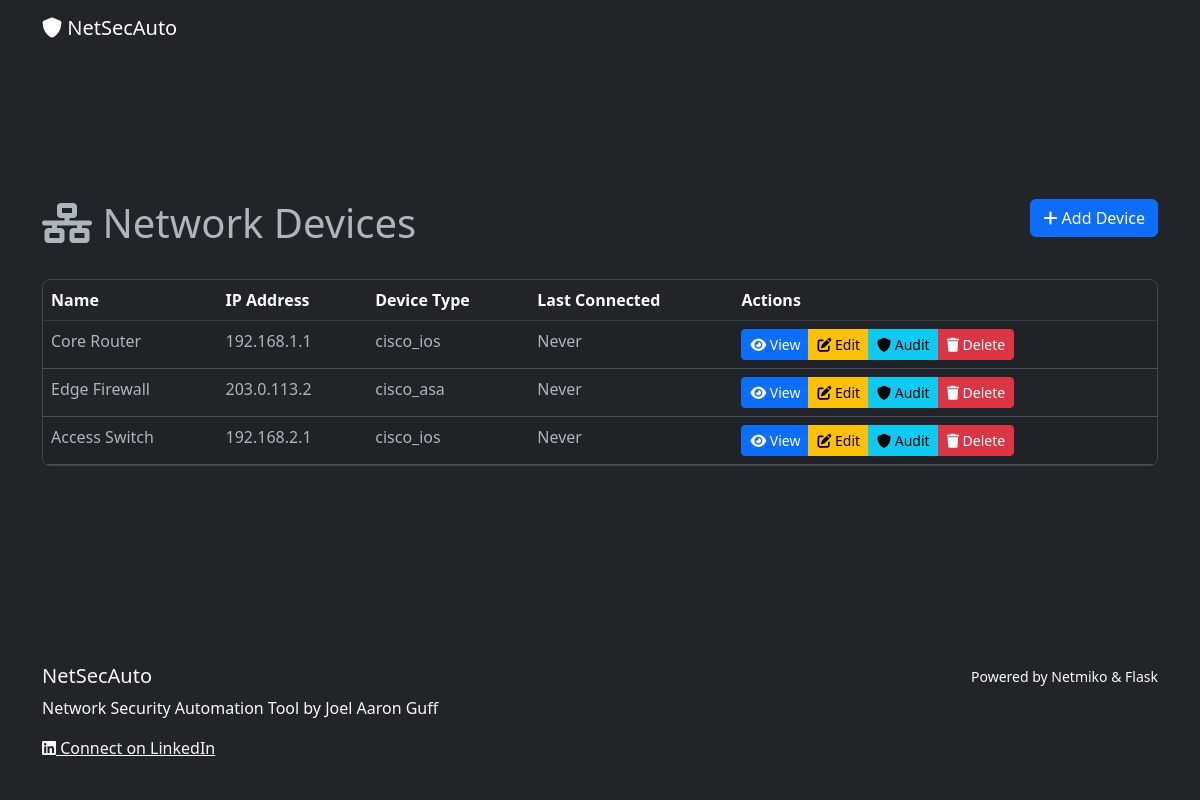
Screenshot of /devices (signed in) with the database file from the repository.
### models.py (models this page shows, shortened)
class Device(db.Model):
    __tablename__ = 'device'
    id: Mapped[int] = db.Column(db.Integer, primary_key=True)
    name: Mapped[str] = db.Column(db.String(64), nullable=False)
    ip_address: Mapped[str] = db.Column(db.String(64), nullable=False)
    device_type: Mapped[str] = db.Column(db.String(32), nullable=False)
    username: Mapped[Optional[str]] = db.Column(db.String(64))
    password: Mapped[Optional[str]] = db.Column(db.String(128))  # In production, encrypt passwords
    created_at: Mapped[datetime] = db.Column(db.DateTime, default=datetime.utcnow)
    last_connected: Mapped[Optional[datetime]] = db.Column(db.DateTime)
    audits: Mapped[List["SecurityAudit"]] = relationship('SecurityAudit', backref='device', lazy=True)
    backups: Mapped[List["ConfigBackup"]] = relationship('ConfigBackup', backref='device', lazy=True)

### app.py (the view)
@app.route('/devices')
@login_required
def devices():
    all_devices = Device.query.all()
    return render_template('devices.html', devices=all_devices)

### app_init.py (called while the page is built)
@login_manager.user_loader
def load_user(user_id):
    from models import User
    try:
        return User.query.get(int(user_id))
    except ValueError:
        return User.query.get(user_id)

### templates/devices.html (shortened to what this page needs)
{% extends "layout.html" %}
{% block content %}
<div class="row mb-4">
    <div class="col-md-8">
        <h1><i class="fas fa-network-wired"></i> Network Devices</h1>
    </div>
    <div class="col-md-4 text-end">
        {% if not add_mode %}
        <button class="btn btn-primary" data-bs-toggle="modal" data-bs-target="#addDeviceModal">
            <i class="fas fa-plus"></i> Add Device
        </button>
        {% endif %}
    </div>
</div>
{% if add_mode %}
<div class="row">
    <div class="col-md-8 mx-auto">
        <div class="card">
            <div class="card-header bg-primary text-white">
                <h5 class="mb-0"><i class="fas fa-plus"></i> Add New Device</h5>
            </div>
            <div class="card-body">
                <form method="POST" action="{{ url_for('add_device') }}">
                    <div class="mb-3">
                        <label for="name" class="form-label">Device Name</label>
                        <input type="text" class="form-control" id="name" name="name" required>
                        <div class="form-text">A friendly name for the device</div>
                    </div>
                    <div class="mb-3">
                        <label for="ip_address" class="form-label">IP Address</label>
                        <input type="text" class="form-control" id="ip_address" name="ip_address" required>
                    </div>
                    <div class="mb-3">
                        <label for="device_type" class="form-label">Device Type</label>
                        <select class="form-select" id="device_type" name="device_type" required>
                            <option value="cisco_ios">Cisco IOS</option>
                            <option value="cisco_xe">Cisco IOS-XE</option>
                            <option value="cisco_nxos">Cisco NX-OS</option>
                            <option value="cisco_asa">Cisco ASA</option>
                            <option value="juniper_junos">Juniper JUNOS</option>
                            <option value="arista_eos">Arista EOS</option>
                            <option value="paloalto_panos">Palo Alto PAN-OS</option>
                            <option value="fortinet">Fortinet FortiOS</option>
                            <option value="linux">Linux</option>
                        </select>
                        <div class="form-text">Select the device operating system</div>
                    </div>
                    <div class="mb-3">
                        <label for="username" class="form-label">Username</label>
                        <input type="text" class="form-control" id="username" name="username" required>
                    </div>
                    <div class="mb-3">
                        <label for="password" class="form-label">Password</label>
                        <input type="password" class="form-control" id="password" name="password" required>
                        <div class="form-text">Password will be stored securely</div>
                    </div>
                    <div class="d-flex justify-content-between">
                        <a href="{{ url_for('devices') }}" class="btn btn-secondary">
                            <i class="fas fa-times"></i> Cancel
                        </a>
                        <button type="submit" class="btn btn-primary">
                            <i class="fas fa-save"></i> Save Device
                        </button>
                    </div>
                </form>
            </div>
        </div>
    </div>
</div>
{% else %}
<div class="card">
    <div class="card-body p-0">
        <div class="table-responsive">
            <table class="table table-striped table-hover mb-0">
                <thead class="table-dark">
                    <tr>
                        <th>Name</th>
                        <th>IP Address</th>
                        <th>Device Type</th>
                        <th>Last Connected</th>
                        <th>Actions</th>
                    </tr>
                </thead>
                <tbody>
                    {% if devices %}
                        {% for device in devices %}
                        <tr>
                            <td>{{ device.name }}</td>
                            <td>{{ device.ip_address }}</td>
                            <td>{{ device.device_type }}</td>
                            <td>
                                {% if device.last_connected %}
                                {{ device.last_connected.strftime('%Y-%m-%d %H:%M') }}
                                {% else %}
                                Never
                                {% endif %}
                            </td>
                            <td>
                                <div class="btn-group" role="group">
                                    <a href="{{ url_for('device_detail', device_id=device.id) }}" class="btn btn-sm btn-primary">
                                        <i class="fas fa-eye"></i> View
                                    </a>
                                    <a href="{{ url_for('edit_device', device_id=device.id) }}" class="btn btn-sm btn-warning">
                                        <i class="fas fa-edit"></i> Edit
                                    </a>
                                    <a href="{{ url_for('security_audit', device_id=device.id) }}" class="btn btn-sm btn-info">
                                        <i class="fas fa-shield-alt"></i> Audit
                                    </a>
                                    <button class="btn btn-sm btn-danger"
                                            data-bs-toggle="modal"
                                            data-bs-target="#deleteDeviceModal"
                                            data-device-id="{{ device.id }}"
                                            data-device-name="{{ device.name }}">
                                        <i class="fas fa-trash"></i> Delete
                                    </button>
                                </div>
                            </td>
                        </tr>
                        {% endfor %}
                    {% endif %}
                </tbody>
            </table>
        </div>
    </div>
</div>
{% endif %}
{% endblock %}

### static/css/custom.css (style rules this page uses)
body { min-height: 100vh; display: flex; flex-direction: column; }
.card { margin-bottom: 1.5rem; border-radius: 0.5rem; overflow: hidden; }
.table th { font-weight: 600; }

### rows the page displays
Device: name "Core Router", ip_address "192.168.1.1", device_type "cisco_ios", shows "Never"
Device: name "Edge Firewall", ip_address "203.0.113.2", device_type "cisco_asa", shows "Never"
Device: name "Access Switch", ip_address "192.168.2.1", device_type "cisco_ios", shows "Never"
